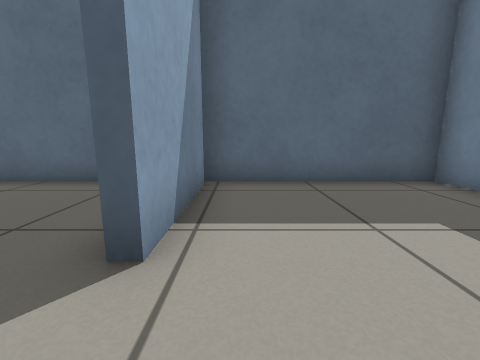
View 1 (above)

16 first-person views from a walk through a robot-simulator world made for Gazebo. The camera is 0.5 m above the floor, tilts 10° down and sees 90° across. The floor is counted in squares, 0.5 m on a side. Each view is taken from the middle of a square. On the plan, view 1 faces up. The plan holds only what a view shows up to about 10 squares ahead; the rest is blank.

View 2
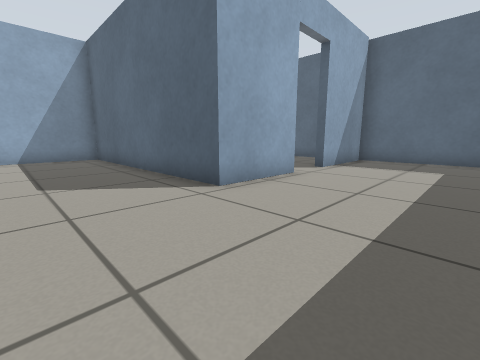

View 3
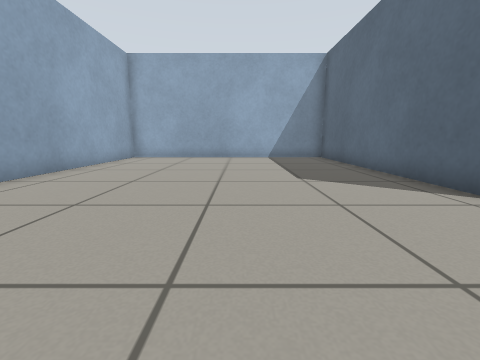

View 4
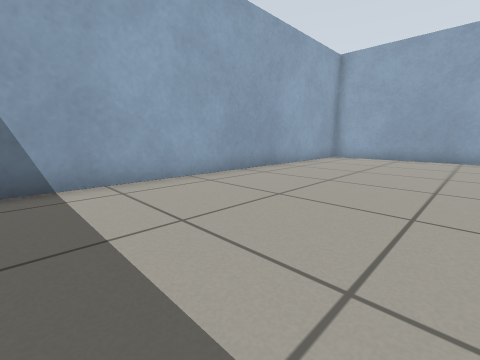

View 5
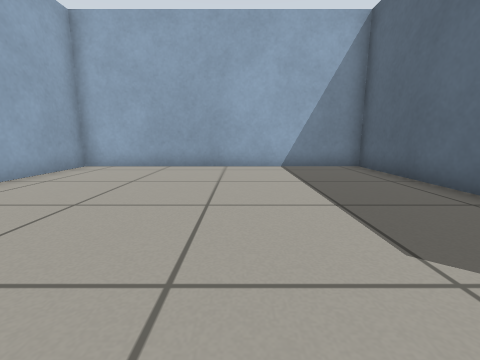

View 6
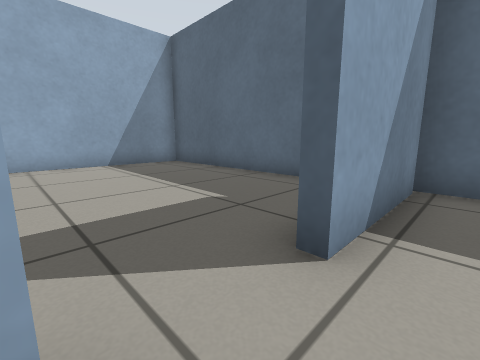

View 7
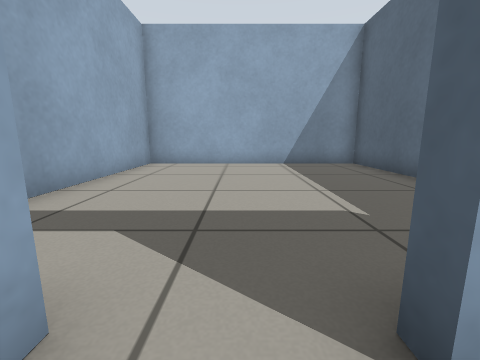

View 8
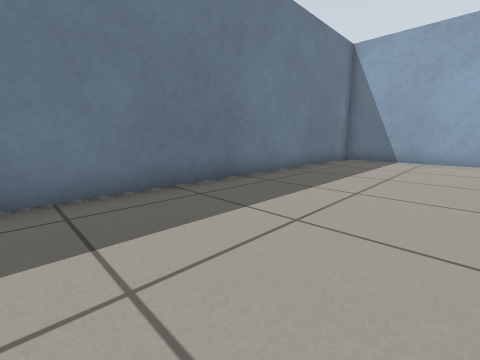

View 9
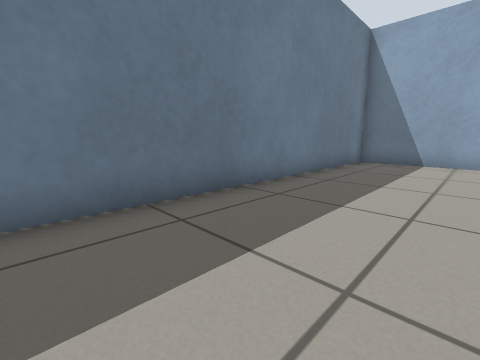

View 10
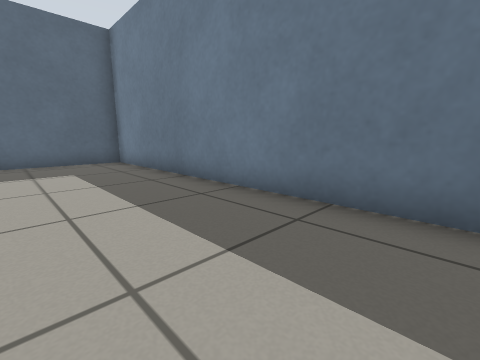

View 11
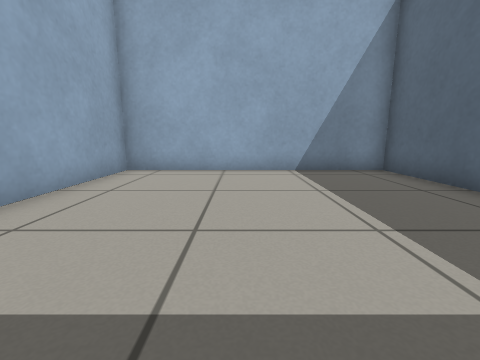

View 12
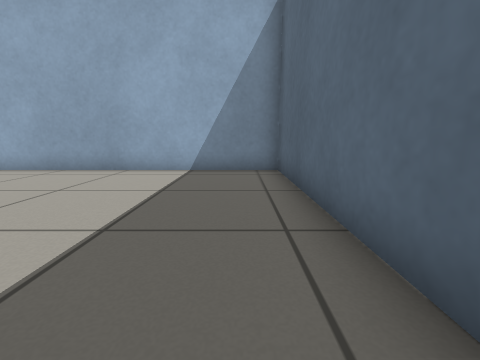

View 13
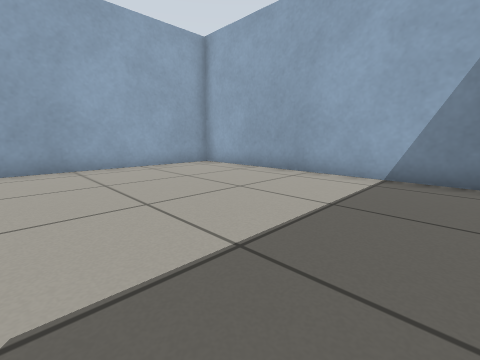

View 14
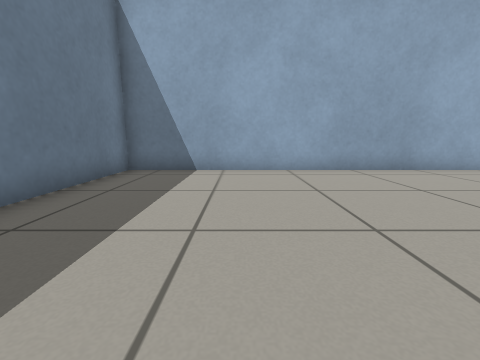

View 15
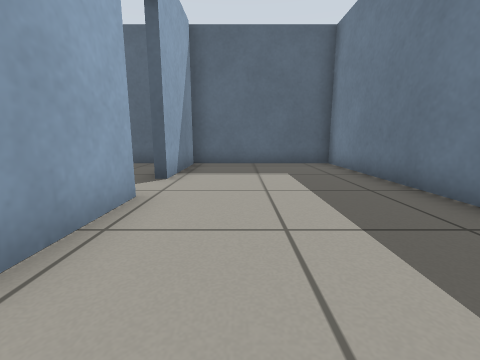

View 16
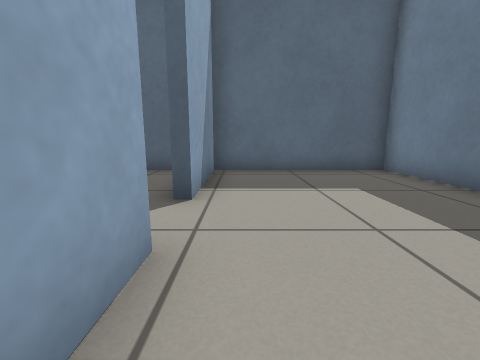

### Floor plan
Ten units are one square. View 1 is at (0, 0); x grows to the right and y downward. Boxes are objects, and circles mark ways between rooms. Rooms are numbered by the first view taken in them; rooms with no view inside come last. Other rooms are left out.
<svg viewBox="-99 -60 149 189">
<path fill="none" stroke="#000" d="M-8 -1 -8 28 -94 28 -94 124 45 124 45 -55 -10 -55M-8 -52 -8 -18M-10 -55 -94 -55 -94 25 -38 25"/>
<circle cx="-10" cy="-5" r="3" fill="#2a7"/>
<text x="-10" y="60">1</text>
<text x="-60" y="-20">2</text>
</svg>
Room 1 opens to room 2.

Where each view was taken, in squares from view 1:
view 1: 0 up, 0 right, facing up
view 2: 6 down, 3 right, facing up-left
view 3: 7 down, 3 right, facing left
view 4: 7 down, 3 right, facing down-left
view 5: 7 down, 1 left, facing left
view 6: 0 up, 0 right, facing up-left
view 7: 1 up, 0 right, facing left
view 8: 1 down, 0 right, facing down-right
view 9: 2 down, 1 right, facing down-right
view 10: 5 down, 1 right, facing up-right
view 11: 1 up, 2 left, facing left
view 12: 4 down, 2 left, facing left
view 13: 4 down, 3 left, facing down-left
view 14: 5 down, 1 right, facing down
view 15: 4 down, 1 right, facing up
view 16: 2 down, 0 right, facing up
